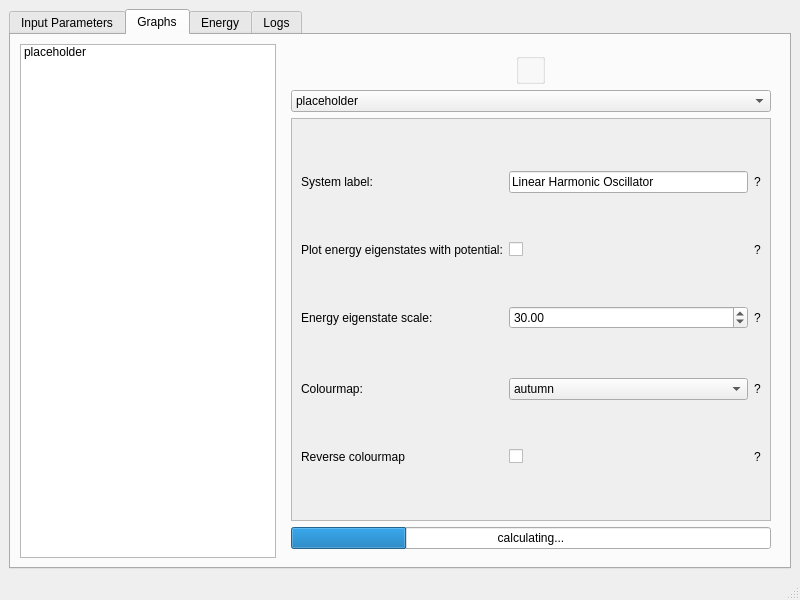
<?xml version="1.0" encoding="UTF-8"?>
<ui version="4.0">
 <class>MainWindow</class>
 <widget class="QMainWindow" name="MainWindow">
  <property name="geometry">
   <rect>
    <x>0</x>
    <y>0</y>
    <width>800</width>
    <height>600</height>
   </rect>
  </property>
  <property name="windowTitle">
   <string>The Variational Principle</string>
  </property>
  <widget class="QWidget" name="centralwidget">
   <layout class="QGridLayout" name="gridLayout">
    <item row="0" column="0">
     <widget class="QTabWidget" name="tabInput">
      <property name="currentIndex">
       <number>1</number>
      </property>
      <widget class="QWidget" name="tab">
       <attribute name="title">
        <string>Input Parameters</string>
       </attribute>
       <layout class="QGridLayout" name="gridLayout_2">
        <item row="0" column="0">
         <widget class="QScrollArea" name="inputScrollArea">
          <property name="widgetResizable">
           <bool>true</bool>
          </property>
          <widget class="QWidget" name="scrollAreaWidgetContents">
           <property name="geometry">
            <rect>
             <x>0</x>
             <y>0</y>
             <width>768</width>
             <height>433</height>
            </rect>
           </property>
           <layout class="QGridLayout" name="gridLayout_5">
            <item row="5" column="0">
             <widget class="QLabel" name="num_dimensions_label">
              <property name="text">
               <string>Number of Dimensions:</string>
              </property>
             </widget>
            </item>
            <item row="4" column="1">
             <widget class="QSpinBox" name="num_states">
              <property name="minimum">
               <number>1</number>
              </property>
              <property name="maximum">
               <number>100</number>
              </property>
              <property name="value">
               <number>2</number>
              </property>
             </widget>
            </item>
            <item row="0" column="2" alignment="Qt::AlignHCenter">
             <widget class="QLabel" name="label_2">
              <property name="toolTip">
               <string>&lt;html&gt;&lt;head/&gt;&lt;body&gt;&lt;p&gt;The name for the quantum system that will appear on the graph titles.&lt;/p&gt;&lt;/body&gt;&lt;/html&gt;</string>
              </property>
              <property name="frameShape">
               <enum>QFrame::NoFrame</enum>
              </property>
              <property name="frameShadow">
               <enum>QFrame::Plain</enum>
              </property>
              <property name="midLineWidth">
               <number>0</number>
              </property>
              <property name="text">
               <string>?</string>
              </property>
             </widget>
            </item>
            <item row="7" column="0">
             <widget class="QLabel" name="num_iterations_label">
              <property name="text">
               <string>Number of Iterations: (10^x)</string>
              </property>
             </widget>
            </item>
            <item row="6" column="2" alignment="Qt::AlignHCenter">
             <widget class="QLabel" name="label_8">
              <property name="toolTip">
               <string>&lt;html&gt;&lt;head/&gt;&lt;body&gt;&lt;p&gt;The grid is subdivided into the given number of points that are sampled during the calculation. The subdivision is computed across all dimensions, large subdivisions for higher dimensions greatly increases the computation time.&lt;/p&gt;&lt;/body&gt;&lt;/html&gt;</string>
              </property>
              <property name="text">
               <string>?</string>
              </property>
             </widget>
            </item>
            <item row="7" column="2" alignment="Qt::AlignHCenter">
             <widget class="QLabel" name="label_9">
              <property name="toolTip">
               <string>&lt;html&gt;&lt;head/&gt;&lt;body&gt;&lt;p&gt;Each calculation is computed by running the given number of iterations, each iteration a random number is generated. More iterations leads to more accuracy at the expense of computation time.&lt;/p&gt;&lt;/body&gt;&lt;/html&gt;</string>
              </property>
              <property name="text">
               <string>?</string>
              </property>
             </widget>
            </item>
            <item row="4" column="2" alignment="Qt::AlignHCenter">
             <widget class="QLabel" name="label_6">
              <property name="toolTip">
               <string>&lt;html&gt;&lt;head/&gt;&lt;body&gt;&lt;p&gt;The number of consecutive energy eigenstates to calculate, starting with the ground state.&lt;/p&gt;&lt;/body&gt;&lt;/html&gt;</string>
              </property>
              <property name="text">
               <string>?</string>
              </property>
             </widget>
            </item>
            <item row="6" column="1">
             <widget class="QSpinBox" name="num_samples">
              <property name="minimum">
               <number>1</number>
              </property>
              <property name="maximum">
               <number>1000</number>
              </property>
              <property name="value">
               <number>100</number>
              </property>
             </widget>
            </item>
            <item row="5" column="1">
             <widget class="QSpinBox" name="num_dimensions">
              <property name="minimum">
               <number>1</number>
              </property>
              <property name="maximum">
               <number>3</number>
              </property>
             </widget>
            </item>
            <item row="6" column="0">
             <widget class="QLabel" name="num_samples_label">
              <property name="text">
               <string>Number of Samples:</string>
              </property>
             </widget>
            </item>
            <item row="0" column="0">
             <widget class="QLabel" name="label_label">
              <property name="text">
               <string>System Label:</string>
              </property>
             </widget>
            </item>
            <item row="7" column="1">
             <widget class="QSpinBox" name="num_iterations">
              <property name="maximum">
               <number>10</number>
              </property>
              <property name="value">
               <number>5</number>
              </property>
             </widget>
            </item>
            <item row="5" column="2" alignment="Qt::AlignHCenter">
             <widget class="QLabel" name="label_7">
              <property name="toolTip">
               <string>&lt;html&gt;&lt;head/&gt;&lt;body&gt;&lt;p&gt;The number of dimensions for the system.&lt;/p&gt;&lt;/body&gt;&lt;/html&gt;</string>
              </property>
              <property name="text">
               <string>?</string>
              </property>
             </widget>
            </item>
            <item row="3" column="2" alignment="Qt::AlignHCenter">
             <widget class="QLabel" name="label_5">
              <property name="toolTip">
               <string>&lt;html&gt;&lt;head/&gt;&lt;body&gt;&lt;p&gt;The maximum value for the spatial grid, the grid is a symmetric box across dimensions.&lt;/p&gt;&lt;/body&gt;&lt;/html&gt;</string>
              </property>
              <property name="text">
               <string>?</string>
              </property>
             </widget>
            </item>
            <item row="3" column="1">
             <widget class="QDoubleSpinBox" name="stop">
              <property name="minimum">
               <double>-100.000000000000000</double>
              </property>
              <property name="maximum">
               <double>100.000000000000000</double>
              </property>
              <property name="value">
               <double>10.000000000000000</double>
              </property>
             </widget>
            </item>
            <item row="2" column="1">
             <widget class="QDoubleSpinBox" name="start">
              <property name="toolTip">
               <string/>
              </property>
              <property name="toolTipDuration">
               <number>-1</number>
              </property>
              <property name="minimum">
               <double>-100.000000000000000</double>
              </property>
              <property name="maximum">
               <double>100.000000000000000</double>
              </property>
              <property name="value">
               <double>-10.000000000000000</double>
              </property>
             </widget>
            </item>
            <item row="2" column="0">
             <widget class="QLabel" name="start_label">
              <property name="text">
               <string>Start:</string>
              </property>
             </widget>
            </item>
            <item row="3" column="0">
             <widget class="QLabel" name="stop_label">
              <property name="text">
               <string>Stop:</string>
              </property>
             </widget>
            </item>
            <item row="4" column="0">
             <widget class="QLabel" name="num_states_label">
              <property name="text">
               <string>Number of Energy Eigenstates:</string>
              </property>
             </widget>
            </item>
            <item row="2" column="2" alignment="Qt::AlignHCenter">
             <widget class="QLabel" name="label_4">
              <property name="toolTip">
               <string>&lt;html&gt;&lt;head/&gt;&lt;body&gt;&lt;p&gt;The minimum value for the spatial grid, the spatial grid is a symmetric box across dimensions.&lt;/p&gt;&lt;/body&gt;&lt;/html&gt;</string>
              </property>
              <property name="text">
               <string>?</string>
              </property>
             </widget>
            </item>
            <item row="0" column="1">
             <widget class="QLineEdit" name="label">
              <property name="text">
               <string extracomment="label">Linear Harmonic Oscillator</string>
              </property>
             </widget>
            </item>
           </layout>
          </widget>
         </widget>
        </item>
        <item row="2" column="0" alignment="Qt::AlignRight">
         <widget class="QPushButton" name="calculateButton">
          <property name="text">
           <string>Calculate</string>
          </property>
         </widget>
        </item>
        <item row="1" column="0">
         <widget class="QProgressBar" name="calculationProgress">
          <property name="value">
           <number>24</number>
          </property>
          <property name="textVisible">
           <bool>true</bool>
          </property>
          <property name="format">
           <string>calculating...</string>
          </property>
         </widget>
        </item>
       </layout>
      </widget>
      <widget class="QWidget" name="tab_2">
       <attribute name="title">
        <string>Graphs</string>
       </attribute>
       <layout class="QFormLayout" name="formLayout_2">
        <item row="0" column="0">
         <widget class="QListWidget" name="listWidget">
          <item>
           <property name="text">
            <string>placeholder</string>
           </property>
          </item>
         </widget>
        </item>
        <item row="0" column="1">
         <widget class="QWidget" name="widget" native="true">
          <layout class="QGridLayout" name="gridLayout_3">
           <item row="1" column="0">
            <widget class="QComboBox" name="plotTypeBox">
             <item>
              <property name="text">
               <string>placeholder</string>
              </property>
             </item>
            </widget>
           </item>
           <item row="2" column="0">
            <widget class="QScrollArea" name="graphsScrollArea_2">
             <property name="minimumSize">
              <size>
               <width>0</width>
               <height>0</height>
              </size>
             </property>
             <property name="widgetResizable">
              <bool>true</bool>
             </property>
             <widget class="QWidget" name="tabGraphsForm_2">
              <property name="geometry">
               <rect>
                <x>0</x>
                <y>0</y>
                <width>502</width>
                <height>397</height>
               </rect>
              </property>
              <layout class="QGridLayout" name="gridLayout_6">
               <item row="3" column="1">
                <widget class="QDoubleSpinBox" name="potential_scale">
                 <property name="maximum">
                  <double>100.000000000000000</double>
                 </property>
                 <property name="value">
                  <double>30.000000000000000</double>
                 </property>
                </widget>
               </item>
               <item row="3" column="2" alignment="Qt::AlignHCenter">
                <widget class="QLabel" name="label_12">
                 <property name="toolTip">
                  <string>&lt;html&gt;&lt;head/&gt;&lt;body&gt;&lt;p&gt;When plotting the energy eigenstate with the potential in the 1D case, the energy eigenstate may need to be scaled to appear visible beside the potential.&lt;/p&gt;&lt;/body&gt;&lt;/html&gt;</string>
                 </property>
                 <property name="text">
                  <string>?</string>
                 </property>
                </widget>
               </item>
               <item row="2" column="1">
                <widget class="QCheckBox" name="plotWithPotentialCheckBox">
                 <property name="text">
                  <string/>
                 </property>
                 <property name="checked">
                  <bool>false</bool>
                 </property>
                 <property name="tristate">
                  <bool>false</bool>
                 </property>
                </widget>
               </item>
               <item row="2" column="2" alignment="Qt::AlignHCenter">
                <widget class="QLabel" name="label_11">
                 <property name="toolTip">
                  <string>&lt;html&gt;&lt;head/&gt;&lt;body&gt;&lt;p&gt;For the 1D system, the generated energy eigenstates can be plotted with the potential on the same graph.&lt;/p&gt;&lt;/body&gt;&lt;/html&gt;</string>
                 </property>
                 <property name="text">
                  <string>?</string>
                 </property>
                </widget>
               </item>
               <item row="0" column="2" alignment="Qt::AlignHCenter">
                <widget class="QLabel" name="label_10">
                 <property name="toolTip">
                  <string>&lt;html&gt;&lt;head/&gt;&lt;body&gt;&lt;p&gt;The name for the quantum system that will appear on the graph titles.&lt;/p&gt;&lt;/body&gt;&lt;/html&gt;</string>
                 </property>
                 <property name="text">
                  <string>?</string>
                 </property>
                </widget>
               </item>
               <item row="2" column="0">
                <widget class="QLabel" name="plot_with_potential_label">
                 <property name="text">
                  <string>Plot energy eigenstates with potential:</string>
                 </property>
                </widget>
               </item>
               <item row="0" column="0">
                <widget class="QLabel" name="label_label_3">
                 <property name="text">
                  <string>System label:</string>
                 </property>
                </widget>
               </item>
               <item row="4" column="0">
                <widget class="QLabel" name="colourmap_label_2">
                 <property name="text">
                  <string>Colourmap:</string>
                 </property>
                </widget>
               </item>
               <item row="0" column="1">
                <widget class="QLineEdit" name="label_3">
                 <property name="text">
                  <string>Linear Harmonic Oscillator</string>
                 </property>
                </widget>
               </item>
               <item row="3" column="0">
                <widget class="QLabel" name="potential_scale_label">
                 <property name="text">
                  <string>Energy eigenstate scale:</string>
                 </property>
                </widget>
               </item>
               <item row="4" column="2" alignment="Qt::AlignHCenter">
                <widget class="QLabel" name="label_13">
                 <property name="toolTip">
                  <string>&lt;html&gt;&lt;head/&gt;&lt;body&gt;&lt;p&gt;In the 2D and 3D case, colour is used to convey depth or difference in value. The colour scheme used can be set.&lt;/p&gt;&lt;/body&gt;&lt;/html&gt;</string>
                 </property>
                 <property name="text">
                  <string>?</string>
                 </property>
                </widget>
               </item>
               <item row="5" column="0">
                <widget class="QLabel" name="label_14">
                 <property name="text">
                  <string>Reverse colourmap</string>
                 </property>
                </widget>
               </item>
               <item row="5" column="1">
                <widget class="QCheckBox" name="colourmapCheckBox">
                 <property name="text">
                  <string/>
                 </property>
                </widget>
               </item>
               <item row="4" column="1">
                <widget class="QComboBox" name="colourmapComboBox">
                 <item>
                  <property name="text">
                   <string>autumn</string>
                  </property>
                 </item>
                </widget>
               </item>
               <item row="5" column="2" alignment="Qt::AlignHCenter">
                <widget class="QLabel" name="label_15">
                 <property name="toolTip">
                  <string>&lt;html&gt;&lt;head/&gt;&lt;body&gt;&lt;p&gt;The transition sequence of the selected colour map can be reversed.&lt;/p&gt;&lt;/body&gt;&lt;/html&gt;</string>
                 </property>
                 <property name="text">
                  <string>?</string>
                 </property>
                </widget>
               </item>
              </layout>
             </widget>
            </widget>
           </item>
           <item row="3" column="0">
            <widget class="QProgressBar" name="calculationProgressBar">
             <property name="value">
              <number>24</number>
             </property>
             <property name="format">
              <string>calculating...</string>
             </property>
            </widget>
           </item>
           <item row="0" column="0" alignment="Qt::AlignHCenter|Qt::AlignTop">
            <widget class="QGroupBox" name="graphsWidget"/>
           </item>
          </layout>
         </widget>
        </item>
       </layout>
      </widget>
      <widget class="QWidget" name="tab_4">
       <attribute name="title">
        <string>Energy</string>
       </attribute>
      </widget>
      <widget class="QWidget" name="tab_3">
       <attribute name="title">
        <string>Logs</string>
       </attribute>
       <layout class="QGridLayout" name="gridLayout_4">
        <item row="0" column="0">
         <widget class="QPlainTextEdit" name="logTextEdit"/>
        </item>
       </layout>
      </widget>
     </widget>
    </item>
   </layout>
  </widget>
  <widget class="QMenuBar" name="menubar">
   <property name="geometry">
    <rect>
     <x>0</x>
     <y>0</y>
     <width>800</width>
     <height>27</height>
    </rect>
   </property>
  </widget>
  <widget class="QStatusBar" name="statusbar"/>
 </widget>
 <resources/>
 <connections/>
</ui>
